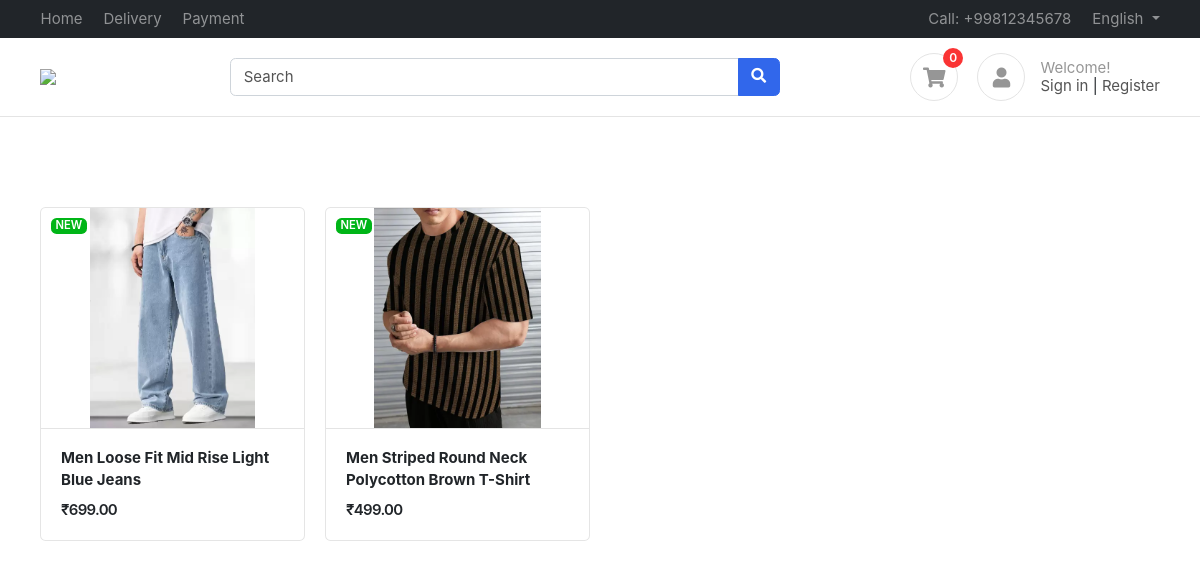
The page / on the database its author committed.
### products/models.py (models this page shows, shortened)
class Product(BaseModel):
    product_name = models.CharField(max_length=100)
    slug = models.SlugField(max_length=100, unique=True, null=True, blank=True)
    category = models.ForeignKey(Category, on_delete=models.CASCADE, related_name='products')
    price = models.DecimalField(max_digits=10, decimal_places=2)
    product_description = models.TextField()
    color_varient = models.ManyToManyField('ColorVariant', blank=True)
    size_variant = models.ManyToManyField('SizeVariant', blank=True)

class ProductImage(BaseModel):
    product = models.ForeignKey(Product, on_delete=models.CASCADE, related_name='product_images')
    image = models.ImageField(upload_to='products')

### home/views.py (the view)
# urls.py: path('', index, name='index'),
def index(request):
    context = {
        'products': Product.objects.all()[:8],  # Fetch only the first 8 products
    }
    return render(request, 'home/index.html', context)

### templates/home/index.html
{% extends "base/base.html" %}
{% block start %}
<div class="container mt-5 pt-5">
    <div class="row">
        {% for product in products %}
        <div class="col-md-3">
            <figure class="card card-product-grid">
                <div class="img-wrap">
                    <span class="topbar">
                        <span class="badge badge-success"> NEW </span>
                    </span>
                    <img src="/media/{{ product.product_images.first.image }}" class="img-fluid" alt="{{ product.product_name }}">
                </div>
                <figcaption class="info-wrap border-top">
                    <a href="{% url 'get_product' product.slug %}" class="title"><b>{{product.product_name}}</b></a>
                        <div class="price-wrap mt-2">
                            <span class="price">₹{{product.price}}</span>
                        </div>
                </figcaption>
            </figure>
        </div>
        {% endfor %}
    </div>
    </div>
{% endblock %}

### html/css/ui.css (style rules this page uses)
html { font-family: 'Inter', sans-serif; font-size: 15px; }
.img-wrap { text-align: center; display: block; }
.img-wrap img { max-width: 100%; }
.price-wrap { letter-spacing: -0.7px; }
figure { margin-bottom: 0; }
.card .title { color: #212529; }
[class*='card-product'] a.title { color: #212529; display: block; }
[class*='card-product'] .badge { top: 10px; left: 10px; position: absolute; }
[class*='card-product'] .img-wrap { overflow: hidden; position: relative; }
[class*='card-product'] .img-wrap img { height: 100%; max-width: 100%; width: auto; display: inline-block; object-fit: cover; }
.card-product-grid { margin-bottom: 20px; }
.card-product-grid .img-wrap { border-radius: 0.2rem 0.2rem 0 0; height: 220px; }
.card-product-grid .info-wrap { overflow: hidden; padding: 18px 20px; }
.card-product-grid .topbar { position: absolute; top: 0; width: 100%; z-index: 10; left: 0; text-align: initial; padding: 10px 15px; }
.card .img-wrap { overflow: hidden; }
.price { font-weight: 600; color: #212529; }

### rows shown on the page
Product: product_images.first.image (picture), product_name "Men Loose Fit Mid Rise Light Blue Jeans", price "699.00"
Product: product_images.first.image (picture), product_name "Men Striped Round Neck Polycotton Brown T-Shirt", price "499.00"
